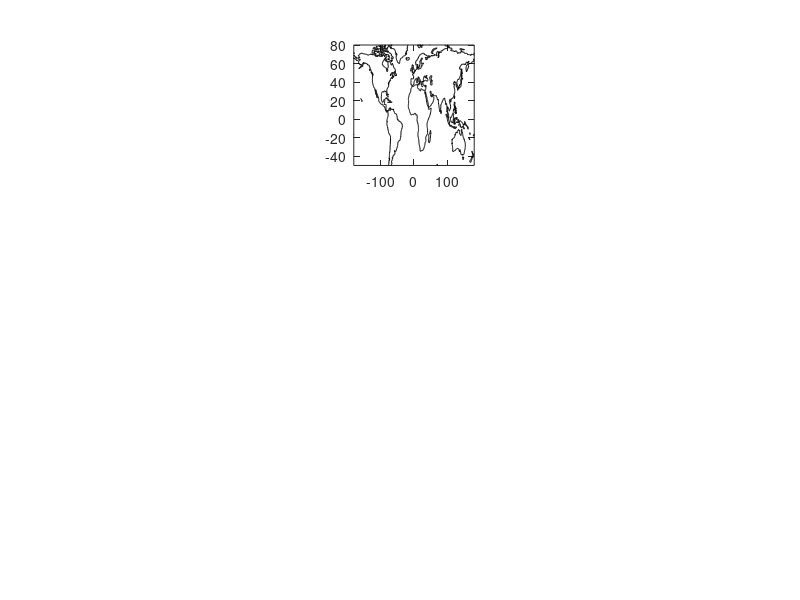

The MATLAB script that drew this image: (Note: this script raises an error after producing the figure.)
clear
close
load inputs/colocbh_no.txt
load inputs/BH_locats.txt
load inputs/bhlocats.txt

nparts=173;

partition_lonlat=colocbh_no;
partition_lonlat(:,1)=(colocbh_no(:,1))*5 - 2.5 ;
partition_lonlat(:,2)=(18 - colocbh_no(:,2)+1)*5- 2.5;
bhlocats(:,1) = bhlocats(:,1)*100*5 - 2.5 ;
bhlocats(:,2) = 90 - bhlocats(:,2)*37*5 +2.5;
 



bh_long = (colocbh_no(:,1)-0.5)*5;
bh_lat = 90 -  (colocbh_no(:,2)-0.5)*5;

for ic=1:nparts
 if(bh_long(ic)>180)
     bh_long(ic)=bh_long(ic) -360;
 end
 if(partition_lonlat(ic,1)>180)
     partition_lonlat(ic,1)=partition_lonlat(ic,1) -360;
 end
 if(bhlocats(ic,1)>180)
     bhlocats(ic,1)=bhlocats(ic,1) -360;
 end
end


glob_partition_lonlat=zeros(nparts,2);
glob_partition_lonlat(1:nparts,:)=partition_lonlat;


% Now I need the latest logging date in each gridcell:
% This is the logging date minus 10 years in each case
borehole_date = zeros(nparts,2);
borehole_z0 = zeros(nparts,2);
borehole_zmax = zeros(nparts,2);
load inputs/minsofar.dat
borehole_date(1:nparts,2) = minsofar;

load inputs/minsofar2.dat
borehole_z0(1:nparts,2)= minsofar2;


load inputs/zmax.dat
borehole_zmax(1:nparts,2)= zmax;


ax1=subplot(3,1,1)
hold all
load inputs/world.dat
plot(world(:,1),world(:,2),'color','black')

xlim([-180 180])
ylim([-50 80])
box on
pbaspect([2 2 1])
cmph=colormap(ax1, parula(6));
%
hold all
for ic=1:nparts
    pos = [partition_lonlat(ic,1)-2.5 partition_lonlat(ic,2)-2.5 5 5];
    
    if( borehole_date(ic,2)<=1965)
        color = cmph(1,:);
    end
    if(borehole_date(ic,2)>1965 & borehole_date(ic,2)<=1975)
        color = cmph(2,:);
    end
    if(borehole_date(ic,2)>1975 & borehole_date(ic,2)<=1985)
        color = cmph(3,:);
    end
    if(borehole_date(ic,2)>1985 & borehole_date(ic,2)<=1995)
        color = cmph(4,:);
    end
   if(borehole_date(ic,2)>1995 & borehole_date(ic,2)<=2005)
        color = cmph(5,:);
    end
    if(borehole_date(ic,2)>2005 & borehole_date(ic,2)<=2015)
        color = cmph(6,:);
    end
    rectangle('position',pos,'FaceColor',color)
    
end

hcb1=colorbar;
set(gca, 'CLim', [1955, 2015]);

%cbh=colorbar(gca);
%set(gca,'XTick',[1955:10:2015],'XTickLabel',{'','1965','1975','1985','1995','2005',''});

xlim([-150 160])
ylim([-50 77.5])
box on
pbaspect([2 1 1])
title('Latest logging date (year AD)')













ax2=subplot(3,1,2)
hold all
load inputs/world.dat
plot(world(:,1),world(:,2),'color','black')

xlim([-180 180])
ylim([-50 80])
box on
pbaspect([2 1 1])
%cmp=colormap(ax2,hot(11        ))
%cmp=colormap(ax2,ametrine(11,'invert',1))
cmp=colormap(ax2,parula(11))
hcb2=colorbar;
hold all
for ic=1:nparts
    pos = [partition_lonlat(ic,1)-2.5 partition_lonlat(ic,2)-2.5 5 5];
    
    if( borehole_z0(ic,2)<=10)
        color = cmp(1,:);
    end
    if(borehole_z0(ic,2)>10 & borehole_z0(ic,2)<=15)
        color = cmp(2,:);
    end
    if(borehole_z0(ic,2)>15 & borehole_z0(ic,2)<=20)
        color = cmp(3,:);
    end
    if(borehole_z0(ic,2)>20 & borehole_z0(ic,2)<=25)
        color = cmp(4,:);
    end
   if(borehole_z0(ic,2)>25 & borehole_z0(ic,2)<=30)
        color = cmp(5,:);
    end
    if(borehole_z0(ic,2)>30 & borehole_z0(ic,2)<=35)
        color = cmp(6,:);
    end
    if(borehole_z0(ic,2)>35 & borehole_z0(ic,2)<=40)
        color = cmp(7,:);
    end
    if(borehole_z0(ic,2)>40 & borehole_z0(ic,2)<=45)
        color = cmp(8,:);
    end
    if(borehole_z0(ic,2)>45 & borehole_z0(ic,2)<=50)
        color = cmp(9,:);
    end
    if(borehole_z0(ic,2)>50 & borehole_z0(ic,2)<=55)
        color = cmp(10,:);
    end
    if(borehole_z0(ic,2)>60)
        color = cmp(11,:);
    end
    rectangle('position',pos,'FaceColor',color)
    
end


set(gca, 'CLim', [0, 65]);

xlim([-150 160])
ylim([-50 77.5])
box on
pbaspect([2 1 1])
title('Profile top (m)')










ax3=subplot(3,1,3)
hold all
load inputs/world.dat
plot(world(:,1),world(:,2),'color','black')

xlim([-180 180])
ylim([-50 80])
box on
pbaspect([2 1 1])
cmp3=colormap(ax3,parula(13        ))
colorbar
hold all
for ic=1:nparts
    pos = [partition_lonlat(ic,1)-2.5 partition_lonlat(ic,2)-2.5 5 5];
    
    if( borehole_zmax(ic,2)<=250)
        color = cmp3(1,:);
    end
    if(borehole_zmax(ic,2)>250 & borehole_zmax(ic,2)<=300)
        color = cmp3(2,:);
    end
    if(borehole_zmax(ic,2)>300 & borehole_zmax(ic,2)<=350)
        color = cmp3(3,:);
    end
    if(borehole_zmax(ic,2)>350 & borehole_zmax(ic,2)<=400)
        color = cmp3(4,:);
    end
   if(borehole_zmax(ic,2)>400 & borehole_zmax(ic,2)<=450)
        color = cmp3(5,:);
    end
    if(borehole_zmax(ic,2)>450 & borehole_zmax(ic,2)<=500)
        color = cmp3(6,:);
    end
    if(borehole_zmax(ic,2)>500 & borehole_zmax(ic,2)<=550)
        color = cmp3(7,:);
    end
    if(borehole_zmax(ic,2)>550 & borehole_zmax(ic,2)<=600)
        color = cmp3(8,:);
    end
    if(borehole_zmax(ic,2)>600 & borehole_zmax(ic,2)<=650)
        color = cmp3(9,:);
    end
    if(borehole_zmax(ic,2)>650 & borehole_zmax(ic,2)<=700)
        color = cmp3(10,:);
    end
    if(borehole_zmax(ic,2)>700 & borehole_zmax(ic,2)<=750)
        color = cmp3(11,:);
    end
    if(borehole_zmax(ic,2)>750 & borehole_zmax(ic,2)<=800)
        color = cmp3(12,:);
    end
    if(borehole_zmax(ic,2)>800)
        color = cmp3(13,:);
    end
    rectangle('position',pos,'FaceColor',color)
    
end


set(gca, 'CLim', [200, 850]);

xlim([-150 160])
ylim([-50 77.5])
box on
pbaspect([2 1 1.5])
title('Profile bottom (m)')

print -painters -depsc2 -r2500 plots/logging_date_depths_all.eps
